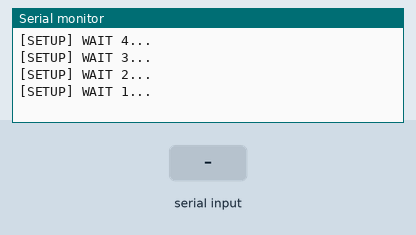
Simulated run of this sketch. Board: ESP8266 (NodeMCU). On the bench: the last lines printed to the serial monitor. The inputs (shaded band) are chosen by the test bench. WiFi joins after 1.5 s; servers stay silent unless stated; uploads are accepted with an empty reply.

Above: at 5.2 s.
5.3 s: "!<" received over the second serial link
At 6.5 s:
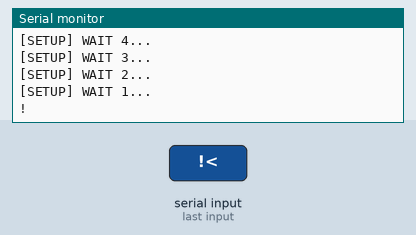
8.3 s: ":<" received over the second serial link
At 9.0 s:
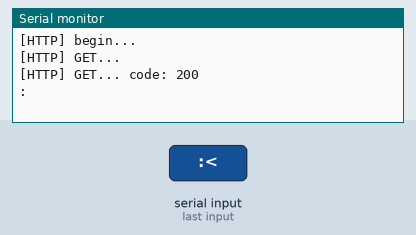
9.8 s: "1<" received over the second serial link
At 10.2 s:
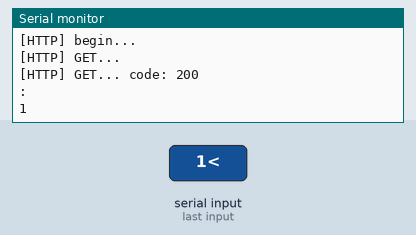
Timing chart, 0 to 12.8 s (numbered marks = the images above; inputs shaded):
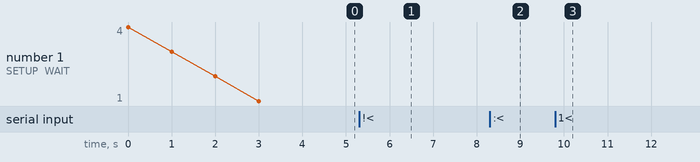

Measured:
- after the input at 5.3 s, the serial monitor: prints a new line at once (image 1)
- after the input at 8.3 s, the serial monitor: prints a new line at once (image 2)
- after the input at 9.8 s, the serial monitor: prints a new line at once (image 3)

The sketch:

Techplo_EP.ino
```cpp
/**
   BasicHTTPClient.ino
    Created on: 24.05.2015
*/

#include <Arduino.h>

#include <ESP8266WiFi.h>
#include <ESP8266WiFiMulti.h>

#include <ESP8266HTTPClient.h>

#include <WiFiClient.h>

ESP8266WiFiMulti WiFiMulti;

#define USE_SERIAL Serial


#include <SoftwareSerial.h>

SoftwareSerial swSer(14, 12, false, 256);     //rxPin, txPin, nverse_logic, buffer size


void setup() {

  Serial.begin(115200);
  // Serial.setDebugOutput(true);
  swSer.begin(115200);

  Serial.println();
  Serial.println();
  Serial.println();

  for (uint8_t t = 4; t > 0; t--) {
    Serial.printf("[SETUP] WAIT %d...\n", t);
    Serial.flush();
    delay(1000);
  }

  WiFi.mode(WIFI_STA);
  WiFiMulti.addAP("HUAWEI-g54N", "y7qvA78k");

}


void sendDataToWeb(String current, String total, String eff){
      // wait for WiFi connection
    if((WiFiMulti.run() == WL_CONNECTED)) {

        HTTPClient http;

        "http://tinkerpost.com/techplo/finalTemp/HTML/addQuery.php?ID=ABC123&current=" + current + "&total=" + total + "&n=" + eff;

        String url = "http://tinkerpost.com/techplo/finalTemp/HTML/addQuery.php?ID=ABC123&current=" + current + "&total=" + total + "&n=" + eff;
        String data = "SENDING DATA: " + url;
        Serial.println(data);

        USE_SERIAL.print("[HTTP] begin...\n");
        // configure traged server and url
        //http.begin("https://192.168.1.12/test.html", "7a 9c f4 db 40 d3 62 5a 6e 21 bc 5c cc 66 c8 3e a1 45 59 38"); //HTTPS
        http.begin(url); //HTTP

        USE_SERIAL.print("[HTTP] GET...\n");
        // start connection and send HTTP header
        int httpCode = http.GET();

        // httpCode will be negative on error
        if(httpCode > 0) {
            // HTTP header has been send and Server response header has been handled
            USE_SERIAL.printf("[HTTP] GET... code: %d\n", httpCode);

            // file found at server
            if(httpCode == HTTP_CODE_OK) {
                String payload = http.getString();
                USE_SERIAL.println(payload);
                swSer.println(payload);
            }
        } else {
            USE_SERIAL.printf("[HTTP] GET... failed, error: %s\n", http.errorToString(httpCode).c_str());
        }

        http.end();
    }


}


void loop() {
  if(swSer.available() > 0){
  String data = swSer.readStringUntil('<');
  Serial.println(data);

  int startIndex = data.indexOf("!");
  int index_1 = data.indexOf(":");
  int index_2 = data.indexOf(":", index_1 + 1);
  int index_3 = data.indexOf("<");

  String data_1 = data.substring(startIndex + 1, index_1);
  String data_2 = data.substring(index_1 + 1, index_2);
  String data_3 = data.substring(index_2 + 1, index_3);


  String head = data.substring(startIndex, startIndex + 1);
  if(head.equals("!")){


      sendDataToWeb(data_2, data_1, data_3);


  }


}

}
```
